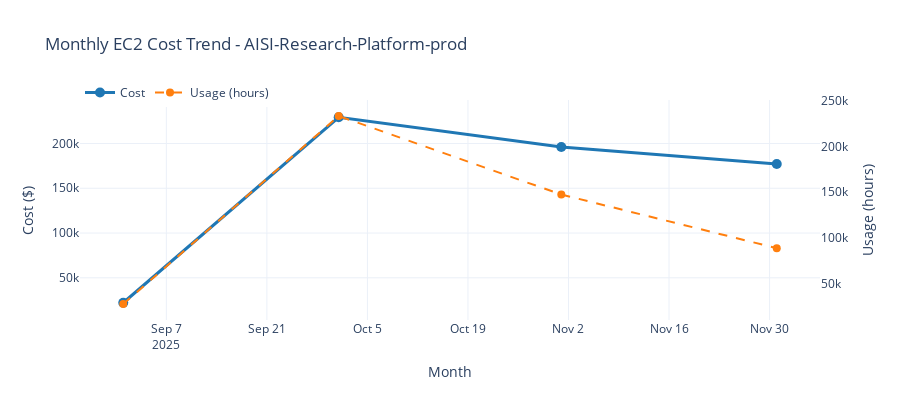

Source (notebook cell):
### Markdown cell above
### 2.5.2 Monthly Trend & Fiscal Year Forecast

Cost trajectory and year-end projections for Research Platform Prod.

### Code cell
# Monthly trend for Research Platform Prod
top_monthly_df = parse_monthly_costs(top_account)

if not top_monthly_df.empty:
    fig = create_monthly_trend_chart(top_monthly_df)
    fig.update_layout(
        title=f"Monthly EC2 Cost Trend - {top_account_name}",
        height=400
    )
    fig.show()
    
    # Monthly change analysis
    if len(top_monthly_df) >= 2:
        latest = top_monthly_df.iloc[-1]['cost']
        previous = top_monthly_df.iloc[-2]['cost']
        change = ((latest - previous) / previous * 100) if previous > 0 else 0
        trend = "📈" if change > 0 else "📉"
        print(f"\nMonth-over-Month Change: {trend} {change:+.1f}%")
        
    # Show monthly breakdown
    print("\nMonthly Cost Breakdown:")
    print("-" * 50)
    for idx, row in top_monthly_df.iterrows():
        print(f"  {row['period'][:20]:20s}  ${row['cost']:>12,.2f}")
else:
    print("No monthly cost data available.")

# Fiscal Year Forecast
fy_data = top_account.get('fiscal_year_forecast', {})
if fy_data:
    print("\n" + "="*60)
    print(f"FISCAL YEAR FORECAST: {fy_data.get('fiscal_year_label', 'Unknown')}")
    print("="*60)
    print(f"\nActual Spend (YTD):      ${fy_data.get('total_actual', 0):>15,.2f}")
    print(f"Forecasted Remaining:    ${fy_data.get('total_forecast', 0):>15,.2f}")
    print(f"{'-'*50}")
    print(f"Projected FY Total:      ${fy_data.get('total_projected', 0):>15,.2f}")

### Figure 1 — Plotly figure (JSON) as saved in the notebook; plotly's stock layout.template omitted (floating-point values rounded to 4 significant figures)
{"data": [{"hovertemplate": "<b>%{x}</b><br>Cost: $%{y:,.2f}<extra></extra>", "line": {"color": "#1f77b4", "width": 3}, "marker": {"size": 10}, "mode": "lines+markers", "name": "Cost", "type": "scatter", "x": ["2025-09", "2025-10", "2025-11", "2025-12"], "y": [22140.0, 229300.0, 196000.0, 177200.0], "yaxis": "y"}, {"hovertemplate": "<b>%{x}</b><br>Usage: %{y:,.0f} hours<extra></extra>", "line": {"color": "#ff7f0e", "dash": "dash", "width": 2}, "marker": {"size": 8}, "mode": "lines+markers", "name": "Usage (hours)", "type": "scatter", "x": ["2025-09", "2025-10", "2025-11", "2025-12"], "y": [27350.0, 233400.0, 147300.0, 88560.0], "yaxis": "y2"}], "layout": {"height": 400, "hovermode": "x unified", "legend": {"orientation": "h", "x": 0, "y": 1.1}, "title": {"text": "Monthly EC2 Cost Trend - AISI-Research-Platform-prod"}, "xaxis": {"title": {"text": "Month"}}, "yaxis": {"showgrid": true, "side": "left", "title": {"text": "Cost ($)"}}, "yaxis2": {"overlaying": "y", "showgrid": false, "side": "right", "title": {"text": "Usage (hours)"}}}}
